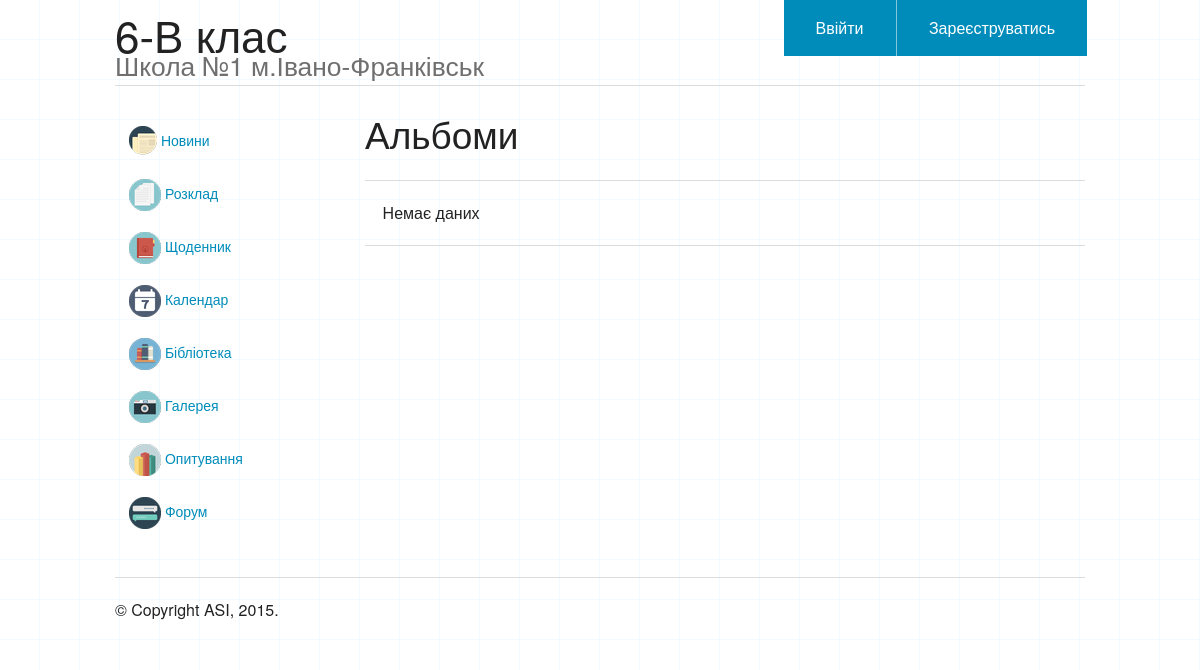
/galery/, run on an earlier commit of the app's database.
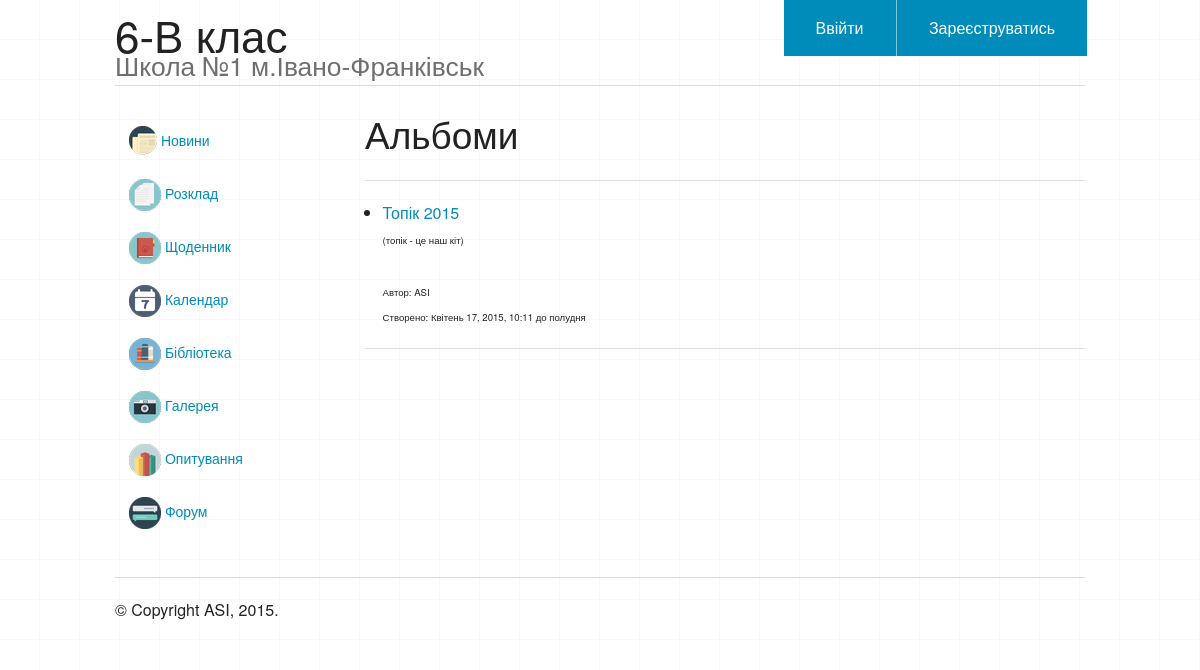
And on a later commit of the database.
### galery/models.py (models this page shows, shortened)
class Galery(models.Model):
    status_choices = (
                      (0, "Відключений"),
                      (1, "Загальний"),
                      (2, "Тільки для користувачів"),
                     )
    title = models.CharField(max_length=200, verbose_name="Назва альбому")
    description = models.CharField(max_length=200, verbose_name="Опис", blank=True)
    status = models.IntegerField(default=2, choices=status_choices, verbose_name="Статус")
    timestamp = models.DateTimeField(auto_now_add=True)
    user = models.ForeignKey(User, verbose_name="Автор")
    class Meta:
        ordering = ["timestamp"]

### galery/views.py (the view)
# urls.py: url(r'^galery/', include('galery.urls')),
def galery(request):
    form = GaleryForm(request.POST or None)
    if form.is_valid():
        galery = form.save(commit=False)
        galery.user = request.user
        galery.save()
        return redirect(".")
    dataset = Galery.objects.all()
    context = {
               "title": "Альбоми",
               "dataset": dataset,
               "form": form,
               }
    return render(request, "galery/galery.html", context)

### galery/templates/galery/galery.html (shortened to what this page needs)
{% extends "base/base.html" %}
{% block content %}
<h2>{{ title }}</h2>
<hr>
<ul>
{% if dataset %}
	<li>
	{% for row in dataset %}
		<a href="/galery/{{row.id}}/">{{ row.title }}</a>
		{% if row.description %}
			<br>
			<small>({{ row.description }})</small>
		{% endif %}
		<br><br>
		<small>Автор: {{ row.user.username }}</small>
		<br>
		<small>Створено: {{ row.timestamp }}</small>
	{% endfor%}
	</li>
{% else %}
	<p>Немає даних</p>
{% endif %}
</ul>
<hr>
{% endblock %}

What changed in the data, as far as the page shows it:
added Galery: title "Топік 2015", description "топік - це наш кіт", user.username "ASI", timestamp "Квітень 17, 2015, 10:11 до полудня"
Also different on the page:
text no longer shown: "Немає даних"
